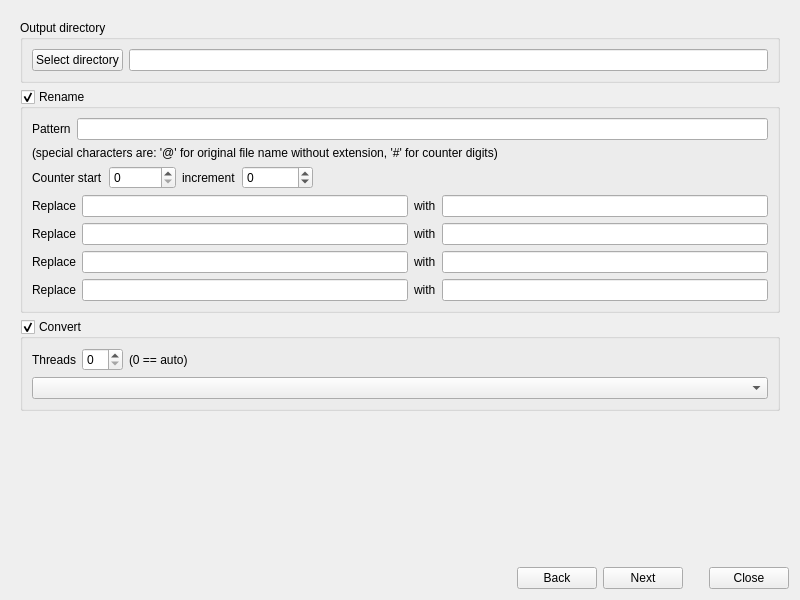
<?xml version="1.0" encoding="UTF-8"?>
<ui version="4.0">
 <class>BatchDialog</class>
 <widget class="QDialog" name="BatchDialog">
  <property name="windowModality">
   <enum>Qt::ApplicationModal</enum>
  </property>
  <property name="geometry">
   <rect>
    <x>0</x>
    <y>0</y>
    <width>800</width>
    <height>600</height>
   </rect>
  </property>
  <property name="windowTitle">
   <string>Batch conversion</string>
  </property>
  <layout class="QVBoxLayout" name="verticalLayout">
   <item>
    <layout class="QGridLayout" name="gridLayout">
     <item row="0" column="1">
      <widget class="QStackedWidget" name="stackedWidget">
       <property name="currentIndex">
        <number>2</number>
       </property>
       <widget class="QWidget" name="page_0">
        <layout class="QVBoxLayout" name="verticalLayout_2">
         <item>
          <widget class="QLabel" name="labelInput">
           <property name="text">
            <string>Input files</string>
           </property>
          </widget>
         </item>
         <item>
          <layout class="QHBoxLayout" name="horizontalLayout_2">
           <item>
            <widget class="QTableView" name="tableViewInput"/>
           </item>
           <item>
            <layout class="QVBoxLayout" name="verticalLayout_4">
             <item>
              <widget class="QPushButton" name="pushButtonAddFromCurrentDir">
               <property name="text">
                <string>Add all from current directory</string>
               </property>
              </widget>
             </item>
             <item>
              <widget class="QPushButton" name="pushButtonAddFiles">
               <property name="text">
                <string>Add files</string>
               </property>
              </widget>
             </item>
             <item>
              <widget class="QPushButton" name="pushButtonRemove">
               <property name="text">
                <string>Remove</string>
               </property>
              </widget>
             </item>
             <item>
              <widget class="QPushButton" name="pushButtonRemoveAll">
               <property name="text">
                <string>Remove all</string>
               </property>
              </widget>
             </item>
             <item>
              <spacer name="verticalSpacer">
               <property name="orientation">
                <enum>Qt::Vertical</enum>
               </property>
               <property name="sizeHint" stdset="0">
                <size>
                 <width>20</width>
                 <height>40</height>
                </size>
               </property>
              </spacer>
             </item>
             <item>
              <layout class="QHBoxLayout" name="horizontalLayout_14">
               <item>
                <spacer name="horizontalSpacer_9">
                 <property name="orientation">
                  <enum>Qt::Horizontal</enum>
                 </property>
                 <property name="sizeType">
                  <enum>QSizePolicy::Minimum</enum>
                 </property>
                 <property name="sizeHint" stdset="0">
                  <size>
                   <width>40</width>
                   <height>20</height>
                  </size>
                 </property>
                </spacer>
               </item>
               <item>
                <widget class="QLabel" name="labelInputPreview">
                 <property name="sizePolicy">
                  <sizepolicy hsizetype="Fixed" vsizetype="Fixed">
                   <horstretch>0</horstretch>
                   <verstretch>0</verstretch>
                  </sizepolicy>
                 </property>
                 <property name="minimumSize">
                  <size>
                   <width>128</width>
                   <height>128</height>
                  </size>
                 </property>
                 <property name="maximumSize">
                  <size>
                   <width>128</width>
                   <height>128</height>
                  </size>
                 </property>
                 <property name="frameShape">
                  <enum>QFrame::Box</enum>
                 </property>
                 <property name="frameShadow">
                  <enum>QFrame::Sunken</enum>
                 </property>
                 <property name="text">
                  <string>Preview</string>
                 </property>
                 <property name="alignment">
                  <set>Qt::AlignCenter</set>
                 </property>
                </widget>
               </item>
               <item>
                <spacer name="horizontalSpacer_10">
                 <property name="orientation">
                  <enum>Qt::Horizontal</enum>
                 </property>
                 <property name="sizeType">
                  <enum>QSizePolicy::Minimum</enum>
                 </property>
                 <property name="sizeHint" stdset="0">
                  <size>
                   <width>40</width>
                   <height>20</height>
                  </size>
                 </property>
                </spacer>
               </item>
              </layout>
             </item>
             <item>
              <spacer name="verticalSpacer_5">
               <property name="orientation">
                <enum>Qt::Vertical</enum>
               </property>
               <property name="sizeType">
                <enum>QSizePolicy::Minimum</enum>
               </property>
               <property name="sizeHint" stdset="0">
                <size>
                 <width>20</width>
                 <height>40</height>
                </size>
               </property>
              </spacer>
             </item>
            </layout>
           </item>
          </layout>
         </item>
        </layout>
       </widget>
       <widget class="QWidget" name="page_1">
        <layout class="QVBoxLayout" name="verticalLayout_5">
         <item>
          <layout class="QHBoxLayout" name="horizontalLayout_15">
           <item>
            <layout class="QVBoxLayout" name="verticalLayout_13">
             <item>
              <widget class="QLabel" name="labelConversions">
               <property name="text">
                <string>Conversions</string>
               </property>
              </widget>
             </item>
             <item>
              <widget class="QGroupBox" name="groupBoxCrop">
               <property name="title">
                <string>Crop</string>
               </property>
               <property name="checkable">
                <bool>true</bool>
               </property>
               <layout class="QGridLayout" name="gridLayout_2">
                <item row="1" column="3">
                 <spacer name="horizontalSpacer_6">
                  <property name="orientation">
                   <enum>Qt::Horizontal</enum>
                  </property>
                  <property name="sizeHint" stdset="0">
                   <size>
                    <width>40</width>
                    <height>20</height>
                   </size>
                  </property>
                 </spacer>
                </item>
                <item row="0" column="1">
                 <widget class="QSpinBox" name="spinBoxCropTop">
                  <property name="alignment">
                   <set>Qt::AlignRight|Qt::AlignTrailing|Qt::AlignVCenter</set>
                  </property>
                  <property name="maximum">
                   <number>999999</number>
                  </property>
                 </widget>
                </item>
                <item row="2" column="1">
                 <widget class="QSpinBox" name="spinBoxCropBottom">
                  <property name="alignment">
                   <set>Qt::AlignRight|Qt::AlignTrailing|Qt::AlignVCenter</set>
                  </property>
                  <property name="maximum">
                   <number>999999</number>
                  </property>
                 </widget>
                </item>
                <item row="1" column="0">
                 <widget class="QSpinBox" name="spinBoxCropLeft">
                  <property name="alignment">
                   <set>Qt::AlignRight|Qt::AlignTrailing|Qt::AlignVCenter</set>
                  </property>
                  <property name="maximum">
                   <number>999999</number>
                  </property>
                 </widget>
                </item>
                <item row="1" column="2">
                 <widget class="QSpinBox" name="spinBoxCropRight">
                  <property name="alignment">
                   <set>Qt::AlignRight|Qt::AlignTrailing|Qt::AlignVCenter</set>
                  </property>
                  <property name="maximum">
                   <number>999999</number>
                  </property>
                 </widget>
                </item>
               </layout>
              </widget>
             </item>
             <item>
              <widget class="QGroupBox" name="groupBoxRotate">
               <property name="title">
                <string>Rotate</string>
               </property>
               <property name="checkable">
                <bool>true</bool>
               </property>
               <layout class="QVBoxLayout" name="verticalLayout_6">
                <item>
                 <layout class="QHBoxLayout" name="horizontalLayout_5">
                  <item>
                   <widget class="QComboBox" name="comboBoxRotateDir">
                    <item>
                     <property name="text">
                      <string>Rotate right</string>
                     </property>
                    </item>
                    <item>
                     <property name="text">
                      <string>Rotate left</string>
                     </property>
                    </item>
                    <item>
                     <property name="text">
                      <string>Rotate 180</string>
                     </property>
                    </item>
                   </widget>
                  </item>
                  <item>
                   <widget class="QLabel" name="labelRotateIf">
                    <property name="sizePolicy">
                     <sizepolicy hsizetype="Minimum" vsizetype="Preferred">
                      <horstretch>0</horstretch>
                      <verstretch>0</verstretch>
                     </sizepolicy>
                    </property>
                    <property name="text">
                     <string>if</string>
                    </property>
                   </widget>
                  </item>
                  <item>
                   <widget class="QComboBox" name="comboBoxRotateCondition">
                    <item>
                     <property name="text">
                      <string>Always</string>
                     </property>
                    </item>
                    <item>
                     <property name="text">
                      <string>Landscape</string>
                     </property>
                    </item>
                    <item>
                     <property name="text">
                      <string>Portrait</string>
                     </property>
                    </item>
                   </widget>
                  </item>
                  <item>
                   <spacer name="horizontalSpacer_7">
                    <property name="orientation">
                     <enum>Qt::Horizontal</enum>
                    </property>
                    <property name="sizeHint" stdset="0">
                     <size>
                      <width>40</width>
                      <height>20</height>
                     </size>
                    </property>
                   </spacer>
                  </item>
                 </layout>
                </item>
               </layout>
              </widget>
             </item>
             <item>
              <widget class="QCheckBox" name="checkBoxHflip">
               <property name="text">
                <string>Horizontal flip</string>
               </property>
              </widget>
             </item>
             <item>
              <widget class="QCheckBox" name="checkBoxVflip">
               <property name="text">
                <string>Vertical flip</string>
               </property>
              </widget>
             </item>
             <item>
              <widget class="QCheckBox" name="checkBoxAutoColor">
               <property name="text">
                <string>Auto color adjust</string>
               </property>
              </widget>
             </item>
             <item>
              <widget class="QCheckBox" name="checkBoxSharpen">
               <property name="text">
                <string>Sharpen</string>
               </property>
              </widget>
             </item>
             <item>
              <widget class="QCheckBox" name="checkBoxGrayscale">
               <property name="text">
                <string>Grayscale</string>
               </property>
              </widget>
             </item>
             <item>
              <widget class="QCheckBox" name="checkBoxNegative">
               <property name="text">
                <string>Negative</string>
               </property>
              </widget>
             </item>
             <item>
              <widget class="QGroupBox" name="groupBoxResize">
               <property name="title">
                <string>Resize</string>
               </property>
               <property name="checkable">
                <bool>true</bool>
               </property>
               <layout class="QVBoxLayout" name="verticalLayout_3">
                <item>
                 <layout class="QHBoxLayout" name="horizontalLayout_3">
                  <item>
                   <widget class="QComboBox" name="comboBoxResizeMode">
                    <item>
                     <property name="text">
                      <string>New width</string>
                     </property>
                    </item>
                    <item>
                     <property name="text">
                      <string>New height</string>
                     </property>
                    </item>
                    <item>
                     <property name="text">
                      <string>Long side</string>
                     </property>
                    </item>
                    <item>
                     <property name="text">
                      <string>Short side</string>
                     </property>
                    </item>
                    <item>
                     <property name="text">
                      <string>Scale to</string>
                     </property>
                    </item>
                    <item>
                     <property name="text">
                      <string>New size</string>
                     </property>
                    </item>
                   </widget>
                  </item>
                  <item>
                   <spacer name="horizontalSpacer_5">
                    <property name="orientation">
                     <enum>Qt::Horizontal</enum>
                    </property>
                    <property name="sizeType">
                     <enum>QSizePolicy::Fixed</enum>
                    </property>
                    <property name="sizeHint" stdset="0">
                     <size>
                      <width>10</width>
                      <height>20</height>
                     </size>
                    </property>
                   </spacer>
                  </item>
                  <item>
                   <widget class="QDoubleSpinBox" name="doubleSpinBoxResizeW">
                    <property name="alignment">
                     <set>Qt::AlignRight|Qt::AlignTrailing|Qt::AlignVCenter</set>
                    </property>
                    <property name="maximum">
                     <double>999999.989999999990687</double>
                    </property>
                   </widget>
                  </item>
                  <item>
                   <widget class="QLabel" name="labelResizeOpLabel">
                    <property name="sizePolicy">
                     <sizepolicy hsizetype="Minimum" vsizetype="Preferred">
                      <horstretch>0</horstretch>
                      <verstretch>0</verstretch>
                     </sizepolicy>
                    </property>
                    <property name="text">
                     <string>x</string>
                    </property>
                   </widget>
                  </item>
                  <item>
                   <widget class="QDoubleSpinBox" name="doubleSpinBoxResizeH">
                    <property name="alignment">
                     <set>Qt::AlignRight|Qt::AlignTrailing|Qt::AlignVCenter</set>
                    </property>
                    <property name="maximum">
                     <double>999999.989999999990687</double>
                    </property>
                   </widget>
                  </item>
                  <item>
                   <spacer name="horizontalSpacer_3">
                    <property name="orientation">
                     <enum>Qt::Horizontal</enum>
                    </property>
                    <property name="sizeHint" stdset="0">
                     <size>
                      <width>40</width>
                      <height>20</height>
                     </size>
                    </property>
                   </spacer>
                  </item>
                 </layout>
                </item>
                <item>
                 <layout class="QHBoxLayout" name="horizontalLayout_4">
                  <item>
                   <widget class="QLabel" name="labelResizeAlgo">
                    <property name="text">
                     <string>Method:</string>
                    </property>
                   </widget>
                  </item>
                  <item>
                   <widget class="QComboBox" name="comboBoxResizeAlgorithm"/>
                  </item>
                  <item>
                   <spacer name="horizontalSpacer_4">
                    <property name="orientation">
                     <enum>Qt::Horizontal</enum>
                    </property>
                    <property name="sizeHint" stdset="0">
                     <size>
                      <width>40</width>
                      <height>20</height>
                     </size>
                    </property>
                   </spacer>
                  </item>
                 </layout>
                </item>
               </layout>
              </widget>
             </item>
            </layout>
           </item>
           <item>
            <layout class="QVBoxLayout" name="verticalLayout_14">
             <item>
              <widget class="QLabel" name="labelEffects">
               <property name="text">
                <string>Effects</string>
               </property>
              </widget>
             </item>
             <item>
              <widget class="QTableView" name="tableViewEffects"/>
             </item>
             <item>
              <layout class="QHBoxLayout" name="horizontalLayout_16">
               <item>
                <spacer name="horizontalSpacer_11">
                 <property name="orientation">
                  <enum>Qt::Horizontal</enum>
                 </property>
                 <property name="sizeHint" stdset="0">
                  <size>
                   <width>40</width>
                   <height>20</height>
                  </size>
                 </property>
                </spacer>
               </item>
               <item>
                <widget class="QPushButton" name="pushButtonAddEffect">
                 <property name="text">
                  <string>Add effect</string>
                 </property>
                </widget>
               </item>
               <item>
                <widget class="QPushButton" name="pushButtonRemoveEffect">
                 <property name="text">
                  <string>Remove</string>
                 </property>
                </widget>
               </item>
              </layout>
             </item>
            </layout>
           </item>
          </layout>
         </item>
         <item>
          <spacer name="verticalSpacer_2">
           <property name="orientation">
            <enum>Qt::Vertical</enum>
           </property>
           <property name="sizeHint" stdset="0">
            <size>
             <width>20</width>
             <height>40</height>
            </size>
           </property>
          </spacer>
         </item>
        </layout>
       </widget>
       <widget class="QWidget" name="page_2">
        <layout class="QVBoxLayout" name="verticalLayout_9">
         <item>
          <widget class="QGroupBox" name="groupBoxOutputDir">
           <property name="title">
            <string>Output directory</string>
           </property>
           <layout class="QHBoxLayout" name="horizontalLayout_7">
            <item>
             <widget class="QPushButton" name="pushButtonNewOutDir">
              <property name="text">
               <string>Select directory</string>
              </property>
             </widget>
            </item>
            <item>
             <widget class="QLineEdit" name="lineEditOutputDirectory"/>
            </item>
           </layout>
          </widget>
         </item>
         <item>
          <widget class="QGroupBox" name="groupBoxRename">
           <property name="title">
            <string>Rename</string>
           </property>
           <property name="checkable">
            <bool>true</bool>
           </property>
           <layout class="QVBoxLayout" name="verticalLayout_10">
            <item>
             <layout class="QHBoxLayout" name="horizontalLayout_8">
              <item>
               <widget class="QLabel" name="labelPattern">
                <property name="text">
                 <string>Pattern</string>
                </property>
               </widget>
              </item>
              <item>
               <widget class="QLineEdit" name="lineEditPattern"/>
              </item>
             </layout>
            </item>
            <item>
             <widget class="QLabel" name="labelPatternHelp">
              <property name="text">
               <string>(special characters are: '@' for original file name without extension, '#' for counter digits)</string>
              </property>
             </widget>
            </item>
            <item>
             <layout class="QHBoxLayout" name="horizontalLayout_9">
              <item>
               <widget class="QLabel" name="labelCounterStart">
                <property name="text">
                 <string>Counter start</string>
                </property>
               </widget>
              </item>
              <item>
               <widget class="QSpinBox" name="spinBoxCounterStart">
                <property name="maximum">
                 <number>999999</number>
                </property>
               </widget>
              </item>
              <item>
               <widget class="QLabel" name="labelCounterIncrement">
                <property name="text">
                 <string>increment</string>
                </property>
               </widget>
              </item>
              <item>
               <widget class="QSpinBox" name="spinBoxCounterIncrement">
                <property name="minimum">
                 <number>-999999</number>
                </property>
                <property name="maximum">
                 <number>999999</number>
                </property>
               </widget>
              </item>
              <item>
               <spacer name="horizontalSpacer_8">
                <property name="orientation">
                 <enum>Qt::Horizontal</enum>
                </property>
                <property name="sizeHint" stdset="0">
                 <size>
                  <width>40</width>
                  <height>20</height>
                 </size>
                </property>
               </spacer>
              </item>
             </layout>
            </item>
            <item>
             <layout class="QHBoxLayout" name="horizontalLayout_10">
              <item>
               <widget class="QLabel" name="labelReplace1">
                <property name="text">
                 <string>Replace</string>
                </property>
               </widget>
              </item>
              <item>
               <widget class="QLineEdit" name="lineEditReplace1"/>
              </item>
              <item>
               <widget class="QLabel" name="labelWith1">
                <property name="text">
                 <string>with</string>
                </property>
               </widget>
              </item>
              <item>
               <widget class="QLineEdit" name="lineEditWith1"/>
              </item>
             </layout>
            </item>
            <item>
             <layout class="QHBoxLayout" name="horizontalLayout_11">
              <item>
               <widget class="QLabel" name="labelReplace2">
                <property name="text">
                 <string>Replace</string>
                </property>
               </widget>
              </item>
              <item>
               <widget class="QLineEdit" name="lineEditReplace2"/>
              </item>
              <item>
               <widget class="QLabel" name="labelWith2">
                <property name="text">
                 <string>with</string>
                </property>
               </widget>
              </item>
              <item>
               <widget class="QLineEdit" name="lineEditWith2"/>
              </item>
             </layout>
            </item>
            <item>
             <layout class="QHBoxLayout" name="horizontalLayout_12">
              <item>
               <widget class="QLabel" name="labelReplace3">
                <property name="text">
                 <string>Replace</string>
                </property>
               </widget>
              </item>
              <item>
               <widget class="QLineEdit" name="lineEditReplace3"/>
              </item>
              <item>
               <widget class="QLabel" name="labelWith3">
                <property name="text">
                 <string>with</string>
                </property>
               </widget>
              </item>
              <item>
               <widget class="QLineEdit" name="lineEditWith3"/>
              </item>
             </layout>
            </item>
            <item>
             <layout class="QHBoxLayout" name="horizontalLayout_13">
              <item>
               <widget class="QLabel" name="labelReplace4">
                <property name="text">
                 <string>Replace</string>
                </property>
               </widget>
              </item>
              <item>
               <widget class="QLineEdit" name="lineEditReplace4"/>
              </item>
              <item>
               <widget class="QLabel" name="labelWith4">
                <property name="text">
                 <string>with</string>
                </property>
               </widget>
              </item>
              <item>
               <widget class="QLineEdit" name="lineEditWith4"/>
              </item>
             </layout>
            </item>
           </layout>
          </widget>
         </item>
         <item>
          <widget class="QGroupBox" name="groupBoxConvert">
           <property name="title">
            <string>Convert</string>
           </property>
           <property name="checkable">
            <bool>true</bool>
           </property>
           <layout class="QVBoxLayout" name="verticalLayout_11">
            <item>
             <layout class="QHBoxLayout" name="horizontalLayout_6">
              <item>
               <widget class="QLabel" name="labelThreads">
                <property name="text">
                 <string>Threads</string>
                </property>
               </widget>
              </item>
              <item>
               <widget class="QSpinBox" name="spinBoxThreads">
                <property name="maximum">
                 <number>64</number>
                </property>
               </widget>
              </item>
              <item>
               <widget class="QLabel" name="labelThreadsExplain">
                <property name="text">
                 <string>(0 == auto)</string>
                </property>
               </widget>
              </item>
              <item>
               <spacer name="horizontalSpacer_12">
                <property name="orientation">
                 <enum>Qt::Horizontal</enum>
                </property>
                <property name="sizeHint" stdset="0">
                 <size>
                  <width>40</width>
                  <height>20</height>
                 </size>
                </property>
               </spacer>
              </item>
             </layout>
            </item>
            <item>
             <widget class="QComboBox" name="comboBoxOutputFormat"/>
            </item>
            <item>
             <layout class="QVBoxLayout" name="verticalLayoutOutputFormatParameters"/>
            </item>
           </layout>
          </widget>
         </item>
         <item>
          <spacer name="verticalSpacer_4">
           <property name="orientation">
            <enum>Qt::Vertical</enum>
           </property>
           <property name="sizeHint" stdset="0">
            <size>
             <width>20</width>
             <height>40</height>
            </size>
           </property>
          </spacer>
         </item>
        </layout>
       </widget>
       <widget class="QWidget" name="page_3">
        <layout class="QVBoxLayout" name="verticalLayout_12">
         <item>
          <widget class="QLabel" name="labelProgress">
           <property name="text">
            <string>Progress</string>
           </property>
          </widget>
         </item>
         <item>
          <widget class="QTableView" name="tableViewProgress"/>
         </item>
         <item>
          <widget class="QProgressBar" name="progressBar">
           <property name="value">
            <number>24</number>
           </property>
          </widget>
         </item>
        </layout>
       </widget>
      </widget>
     </item>
    </layout>
   </item>
   <item>
    <layout class="QHBoxLayout" name="horizontalLayout">
     <item>
      <widget class="QLabel" name="labelInfo">
       <property name="text">
        <string/>
       </property>
      </widget>
     </item>
     <item>
      <spacer name="horizontalSpacer">
       <property name="orientation">
        <enum>Qt::Horizontal</enum>
       </property>
       <property name="sizeHint" stdset="0">
        <size>
         <width>40</width>
         <height>20</height>
        </size>
       </property>
      </spacer>
     </item>
     <item>
      <widget class="QPushButton" name="pushButtonBack">
       <property name="text">
        <string>Back</string>
       </property>
      </widget>
     </item>
     <item>
      <widget class="QPushButton" name="pushButtonNext">
       <property name="text">
        <string>Next</string>
       </property>
      </widget>
     </item>
     <item>
      <spacer name="horizontalSpacer_2">
       <property name="orientation">
        <enum>Qt::Horizontal</enum>
       </property>
       <property name="sizeType">
        <enum>QSizePolicy::Fixed</enum>
       </property>
       <property name="sizeHint" stdset="0">
        <size>
         <width>20</width>
         <height>20</height>
        </size>
       </property>
      </spacer>
     </item>
     <item>
      <widget class="QPushButton" name="pushButtonClose">
       <property name="text">
        <string>Close</string>
       </property>
      </widget>
     </item>
    </layout>
   </item>
  </layout>
 </widget>
 <resources/>
 <connections/>
</ui>
